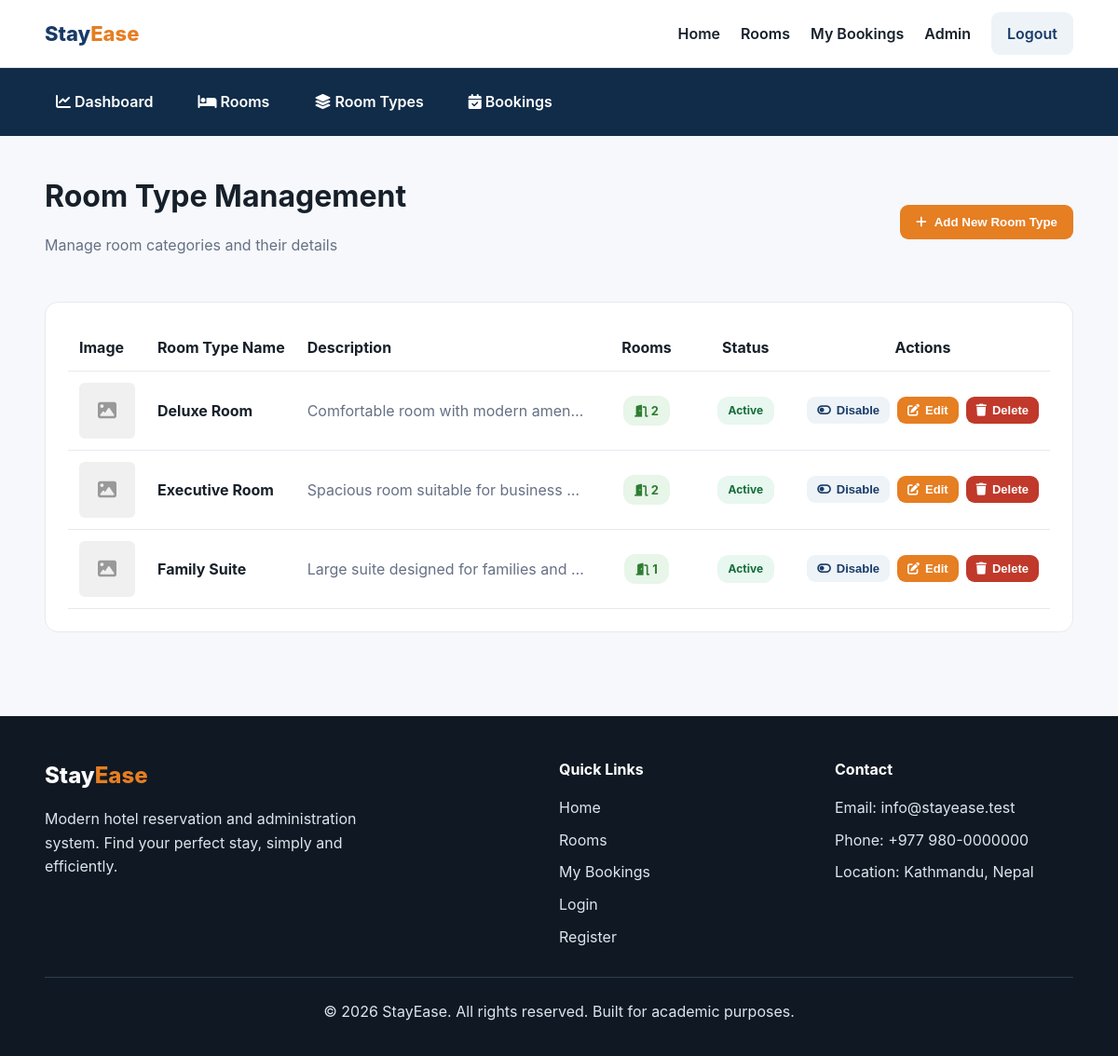
The page /admin/room_types.php (signed in) on the database its author committed.
### tables this page shows
CREATE TABLE room_types (
    id INT UNSIGNED AUTO_INCREMENT PRIMARY KEY,
    name VARCHAR(100) NOT NULL,
    description TEXT,
    image VARCHAR(255),
    capacity INT UNSIGNED NOT NULL DEFAULT 2,
    amenities VARCHAR(500),
    status ENUM('active','inactive') DEFAULT 'active',
    created_at TIMESTAMP DEFAULT CURRENT_TIMESTAMP
);

### config/config.php (called while the page is built, shortened)
<?php
function db(): PDO {
    static $pdo = null;
    if ($pdo === null) {
        $dsn = 'mysql:host=' . DB_HOST . ';dbname=' . DB_NAME . ';charset=utf8mb4';
        try {
            $pdo = new PDO($dsn, DB_USER, DB_PASS, [
                PDO::ATTR_ERRMODE => PDO::ERRMODE_EXCEPTION,
                PDO::ATTR_DEFAULT_FETCH_MODE => PDO::FETCH_ASSOC,
                PDO::ATTR_EMULATE_PREPARES => false,
            ]);
        } catch (PDOException $e) {
            error_log('Database connection failed: ' . $e->getMessage());
            http_response_code(503);
            exit('Service temporarily unavailable. Please try again later.');
        }
    }
    return $pdo;
}
function e(?string $value): string {
    return htmlspecialchars($value ?? '', ENT_QUOTES, 'UTF-8');
}

### admin/room_types.php (the view, shortened to what this page needs)
<?php
require_once '../config/config.php';
$stmt = db()->prepare("SELECT rt.*, COUNT(r.id) as room_count FROM room_types rt LEFT JOIN rooms r ON r.room_type_id=rt.id GROUP BY rt.id ORDER BY rt.name");
$stmt->execute();
$types = $stmt->fetchAll();
require '../partials_header.php';
?>
<div class="admin-nav">
<div class="container">
<a href="index.php"><i class="fas fa-chart-line"></i> Dashboard</a>
<a href="rooms.php"><i class="fas fa-bed"></i> Rooms</a>
<a href="room_types.php"><i class="fas fa-layer-group"></i> Room Types</a>
<a href="bookings.php"><i class="fas fa-calendar-check"></i> Bookings</a>
</div>
</div>
<div class="page" style="background:#f6f8fb">
<div class="container">
<div style="margin-bottom:32px">
<div style="display:flex;align-items:center;justify-content:space-between">
<div>
<h1 style="margin:0 0 8px">Room Type Management</h1>
<p class="muted">Manage room categories and their details</p>
</div>
<button onclick="openAddModal()" class="btn orange" style="display:inline-flex;align-items:center;gap:8px">
<i class="fas fa-plus"></i> Add New Room Type
</button>
</div>
</div>
<div class="panel">
<?php if(count($types) === 0): ?>
<div style="text-align:center;padding:60px 20px">
<i class="fas fa-layer-group" style="font-size:64px;color:#d9dee7;margin-bottom:20px"></i>
<h3 style="color:var(--muted);margin:0 0 12px">No room types yet</h3>
<p class="muted" style="margin-bottom:24px">Create your first room type to get started</p>
<button onclick="openAddModal()" class="btn orange"><i class="fas fa-plus" style="margin-right:8px"></i>Add Room Type</button>
</div>
<?php else: ?>
<div class="table-wrap">
<table class="table">
<thead>
<tr>
<th style="width:80px">Image</th>
<th>Room Type Name</th>
<th>Description</th>
<th style="width:120px;text-align:center">Rooms</th>
<th style="width:120px;text-align:center">Status</th>
<th style="width:240px;text-align:center">Actions</th>
</tr>
</thead>
<tbody>
<?php foreach($types as $t): ?>
<tr>
<td>
<?php if($t['image']): ?>
<img src="<?=e($t['image'])?>" alt="<?=e($t['name'])?>" style="width:60px;height:60px;object-fit:cover;border-radius:6px;display:block">
<?php else: ?>
<div style="width:60px;height:60px;background:#f0f0f0;border-radius:6px;display:flex;align-items:center;justify-content:center">
<i class="fas fa-image" style="font-size:20px;color:#999"></i>
</div>
<?php endif; ?>
</td>
<td>
<strong style="font-size:16px;color:var(--dark)"><?=e($t['name'])?></strong>
</td>
<td>
<span class="muted" style="display:block;max-width:300px;overflow:hidden;text-overflow:ellipsis;white-space:nowrap" title="<?=e($t['description'] ?: 'No description provided')?>">
<?=e($t['description'] ?: 'No description provided')?>
</span>
</td>
<td style="text-align:center">
<span style="background:#e8f5e9;color:#2e7d32;padding:6px 12px;border-radius:12px;font-size:13px;font-weight:700;display:inline-block">
<i class="fas fa-door-open"></i> <?=$t['room_count']?>
</span>
</td>
<td style="text-align:center">
<span class="badge <?=$t['status']==='active'?'confirmed':'cancelled'?>" style="padding:6px 12px;border-radius:12px;font-size:12px;font-weight:700;display:inline-block">
<?=$t['status']==='active'?'Active':'Inactive'?>
</span>
</td>
<td>
<div style="display:flex;gap:8px;justify-content:center">
<form method="post" style="margin:0;display:inline-block">
<button type="submit" class="btn small <?=$t['status']==='active'?'light':'orange'?>" style="display:inline-flex;align-items:center;gap:6px" onclick="return confirm('<?=$t['status']==='active'?'Disable':'Enable'?> this room type?')">
<i class="fas fa-<?=$t['status']==='active'?'toggle-off':'toggle-on'?>"></i> <?=$t['status']==='active'?'Disable':'Enable'?>
</button>
</form>
<button onclick='editRoomType(<?=json_encode($t)?>)' class="btn small orange" style="display:inline-flex;align-items:center;gap:6px">
<i class="fas fa-edit"></i> Edit
</button>
<form method="post" style="margin:0;display:inline-block" onsubmit="return confirm('Are you sure you want to delete this room type?\n\nThis will permanently remove:\n- Room type: <?=e($t['name'])?>\n- Associated image\n\nThis action cannot be undone!')">
<button type="submit" class="btn small danger" style="display:inline-flex;align-items:center;gap:6px" <?=$t['room_count']>0?'disabled title="Cannot delete - ' . $t['room_count'] . ' room(s) exist"':''?>>
<i class="fas fa-trash"></i> Delete
</button>
</form>
</div>
</td>
</tr>
<?php endforeach; ?>
</tbody>
</table>
</div>
<?php endif; ?>
</div>
</div>
</div>
<?php require '../partials_footer.php'; ?>

### assets/style.css (style rules this page uses)
:root { --primary:#173b67;--accent:#e67e22;--dark:#17202a;--muted:#667085; --bg:#f6f8fb;--card:#fff;--border:#e6e9ef;--success:#18864b;--danger:#c0392b; }
* { box-sizing:border-box }
body { margin:0;font-family:Inter,Arial,sans-serif;color:var(--dark);background:var(--bg);line-height:1.55 }
a { text-decoration:none;color:inherit }
.container { width:min(1180px,92%);margin:auto }
.btn { display:inline-flex;border:0;border-radius:9px;padding:11px 17px;background:var(--primary);color:#fff;cursor:pointer;font-weight:700;transition:all 0.2s ease;text-align:center;justify-content:center }
.btn.orange { background:var(--accent) }
.btn.light { background:#eef3f8;color:var(--primary) }
.btn.danger { background:var(--danger) }
.btn.small { padding:7px 11px;font-size:13px }
.muted { color:var(--muted) }
.page { padding:40px 0;min-height:70vh }
.panel { background:#fff;border:1px solid var(--border);border-radius:14px;padding:24px }
.table-wrap { overflow:auto }
.table { width:100%;border-collapse:collapse }
.table th,.table td { padding:12px;border-bottom:1px solid var(--border);text-align:left;white-space:nowrap }
.badge { padding:5px 9px;border-radius:20px;background:#eef3f8;font-size:12px;font-weight:700 }
.badge.confirmed,.badge.paid,.badge.success,.badge-success { background:#e8f7ef;color:#146c3b }
.admin-nav { background:#102c49;color:#fff;padding:16px 0;box-shadow:0 2px 8px rgba(0,0,0,0.1) }
.admin-nav .container { display:flex;gap:24px;align-items:center }
.admin-nav a { color:#fff;font-weight:600;transition:all 0.2s;padding:8px 12px;border-radius:6px }

### rows shown on the page
room_types: name "Deluxe Room", description "Comfortable room with modern amen…", room_count "2", status "Active"
room_types: name "Executive Room", description "Spacious room suitable for business…", room_count "2", status "Active"
room_types: name "Family Suite", description "Large suite designed for families and…", room_count "1", status "Active"
